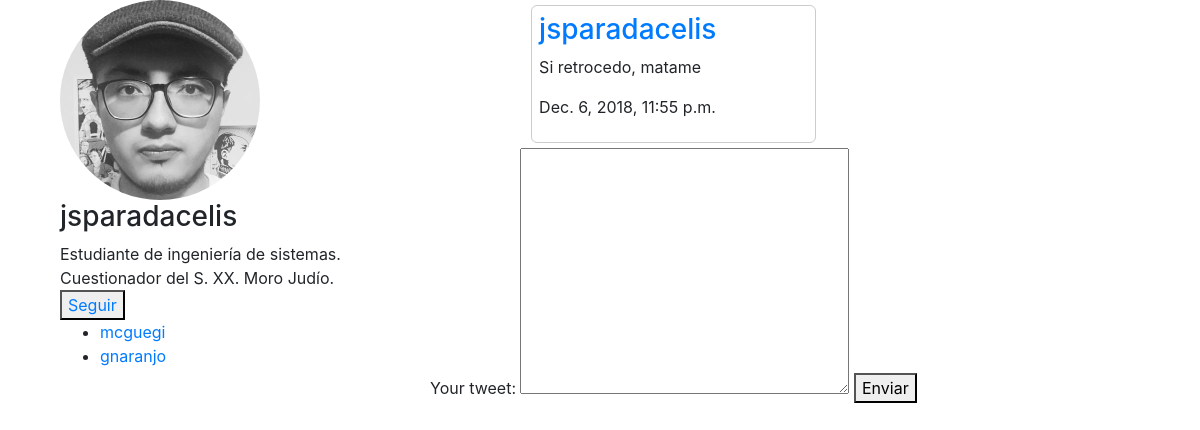
The app's page /profile/1 with its own data.
### users/models.py (models this page shows)
class Perfil(models.Model):
    user = models.OneToOneField(User, on_delete=models.CASCADE)
    foto_perfil = models.ImageField(
        upload_to="media/perfil",
        default = 'media/None/no-img.jpg'
    )
    foto_encabezado = models.ImageField(
        upload_to="media/encabezado",
        null=True
    )
    bio = models.CharField(max_length=300)
    f_nacimiento = models.DateField(auto_now=False, auto_now_add=False)
    f_creacion = models.DateTimeField(auto_now=True, auto_now_add=False)

class Follow(models.Model):
    perfil = models.ForeignKey(Perfil, related_name = "perfil", on_delete=models.CASCADE)
    seguidor = models.ForeignKey(Perfil, related_name="seguidor", on_delete=models.CASCADE)

### feed/models.py (models this page shows, shortened)
class Tweet(models.Model):
    perfil = models.ForeignKey("users.Perfil", on_delete=models.CASCADE)
    texto = models.CharField(max_length=140)
    f_escrito = models.DateTimeField(auto_now=True)

### users/views.py (the view)
# urls.py: path("profile/<int:id>", view_profile, name="profile"),
def view_profile(request, id):
    profile = Perfil.objects.get(id=id)
    list_tweets = Tweet.objects.filter(perfil_id=id)
    list_followers = Follow.objects.filter(perfil = profile)
    return render(
        request,
        'users/profile.html',
        {
            "profile": profile,
            "list_tweets": list_tweets,
            "list_followers": list_followers
        }
    )

### templates/users/profile.html
{% extends 'base.html' %}
{% block content %}
<div class="row">
    <div class="container">
        <div class="col-md-4 profile-info" style="float:left">
            <img src="{{profile.foto_perfil.url}}" alt="">
            <h3>{{profile.user.username}}</h3>
            <span>
                {{profile.bio}}
            </span>
            <button><a href="{% url 'follow_profile' profile.id %}">Seguir</a></button>
            <ul>
                {% for follower in list_followers %}
                <li><a href="{% url 'profile' follower.seguidor.id %}">
                        {{follower.seguidor.user.username}}
                    </a></li>
                {% endfor %}
            </ul>
        </div>
        <div style="float:left">
            {% include 'posts/feed.html' %}
        </div>
    </div>
</div>
{% endblock content %}

### templates/posts/feed.html (shortened to what this page needs)
{% extends "base.html" %}
{% block content %}
<div class="row">
    <div class="container">
        <div class="col-lg-8 offset-2">
            {% for tweet in list_tweets %}
            <div class="tweet-container">
                <a href="{% url 'profile' tweet.perfil.id %}">
                    <h3>{{tweet.perfil.user.username}}</h3>
                </a>
                <p>{{tweet.texto}}</p>
                <p>{{tweet.f_escrito}}</p>
            </div>
            {% endfor %}
        </div>
        <form action="{% url 'send_tweet' %}" method="POST">
            <label for="content">Your tweet: </label>
            <textarea name="content" id="" cols="30" rows="10"></textarea>
            <button type="submit">Enviar</button>
        </form>
    </div>
</div>
{% endblock content %}

### static/css/styles.css (style rules this page uses)
.tweet-container { border: 1px #ccc solid; border-radius: 6px; padding: 7px; margin: 5px; }
.row { margin-right: 0px !important; margin-left: 0px !important; }
.profile-info img { width: 200px; height: 200px; border-radius: 50%; }

### records on screen
Perfil: foto_perfil (placeholder picture), user.username "jsparadacelis", bio "Estudiante de ingeniería de sistemas. Cuestionador del S. XX. Moro Judío."
Follow: seguidor.user.username "mcguegi"
Follow: seguidor.user.username "gnaranjo"
Tweet: perfil.user.username "jsparadacelis", texto "Si retrocedo, matame", f_escrito "Dec. 6, 2018, 11:55 p.m."
